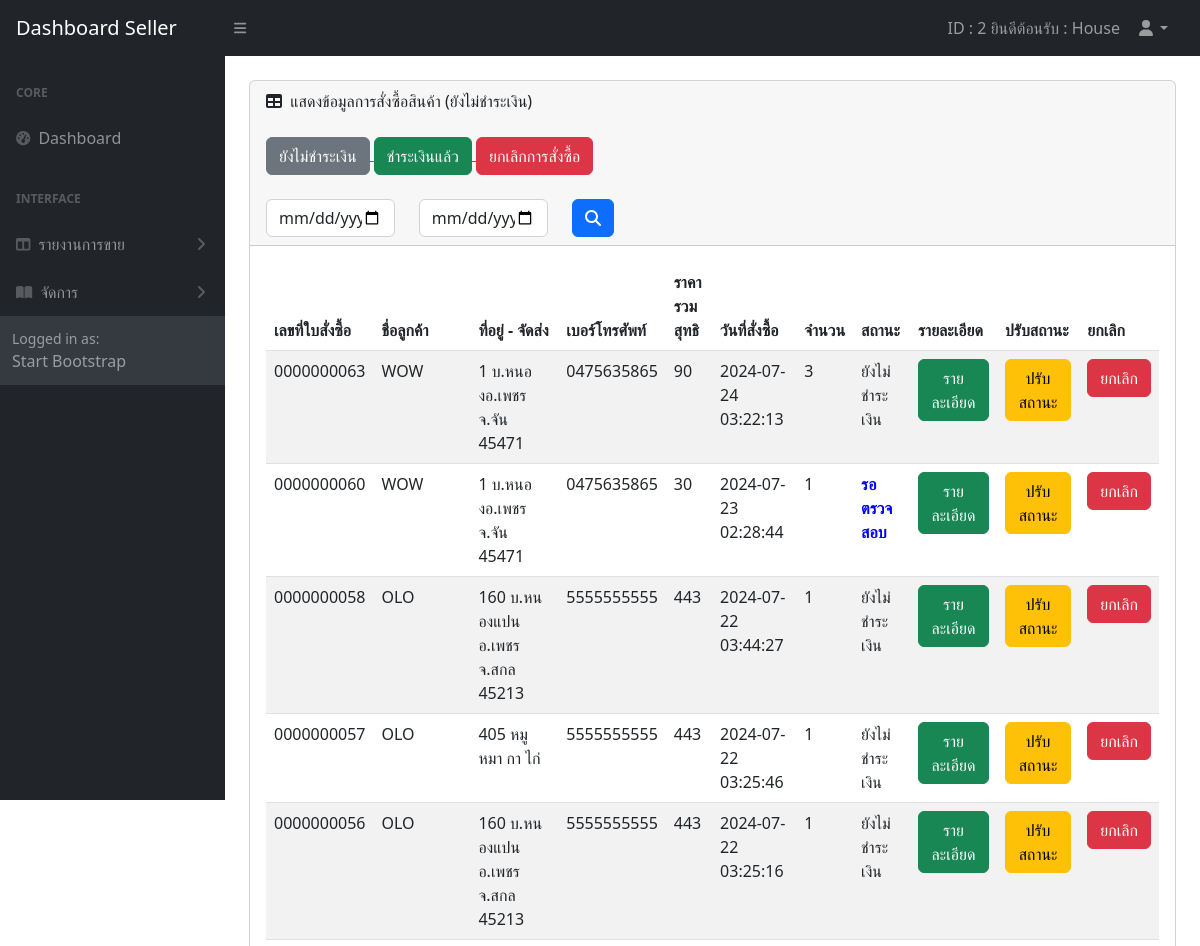
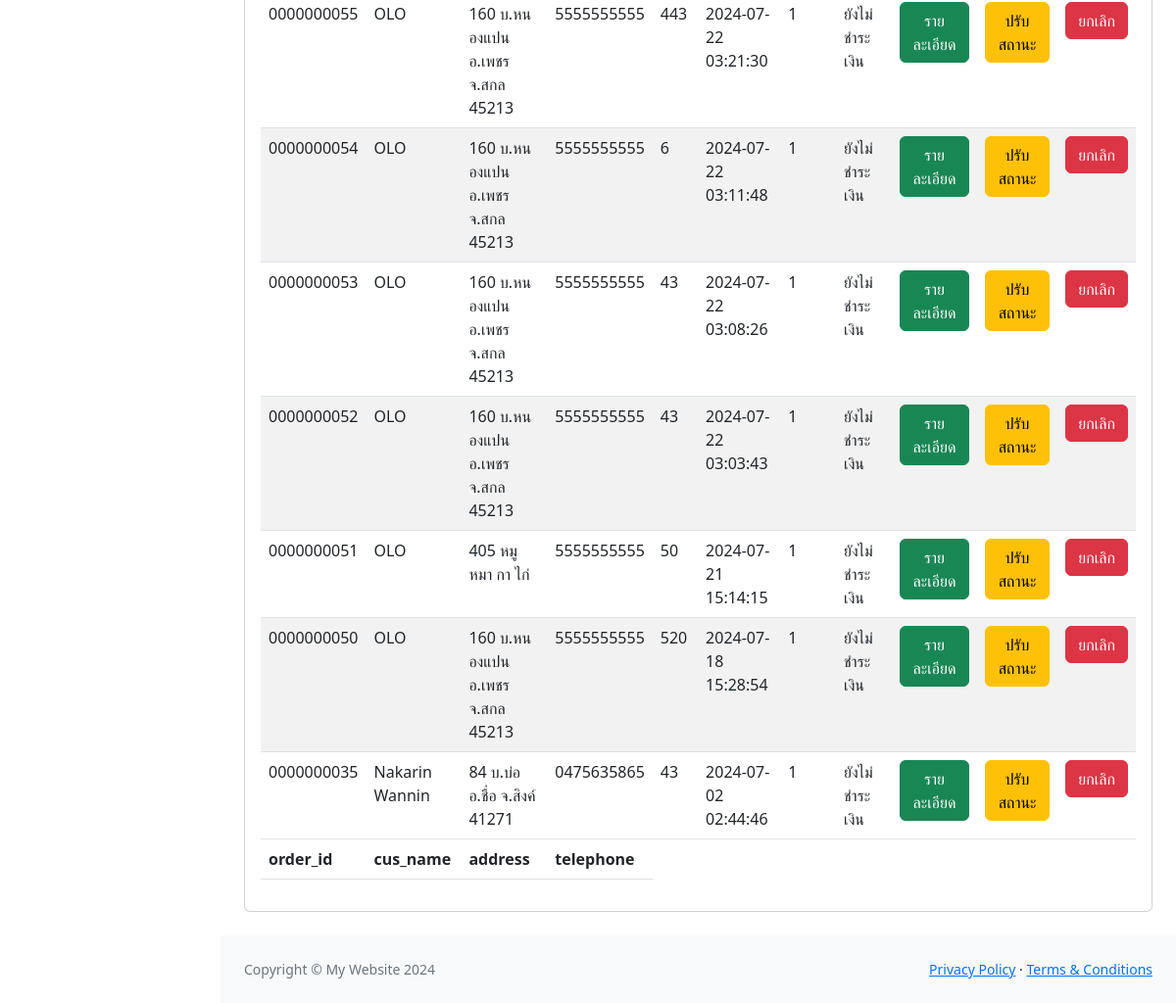
Screenshot of /Seller/report_order.php (signed in) with the database file from the repository (2 pictures, top to bottom).
### tables this page shows
CREATE TABLE `tb_order` (
  `order_id` int(10) UNSIGNED ZEROFILL NOT NULL,
  `id` int(10) NOT NULL COMMENT 'ID คนซื้อ',
  `cus_name` varchar(60) NOT NULL,
  `address` text NOT NULL,
  `telephone` varchar(10) NOT NULL,
  `total_price` float NOT NULL,
  `order_status` varchar(1) NOT NULL COMMENT '0=ยกเลิกสินค้า\r\n1=ยังไม่ชำระเงิน\r\n2=ชำระเงิน\r\n3=รอตรวจสอบ',
  `reg_date` timestamp NOT NULL DEFAULT current_timestamp(),
  `dateMonth` varchar(30) NOT NULL,
  `zipcode` int(5) NOT NULL
);

CREATE TABLE `user_form` (
  `id` int(255) NOT NULL,
  `username` varchar(255) NOT NULL,
  `name` varchar(255) NOT NULL,
  `email` varchar(255) NOT NULL,
  `telephone` varchar(10) NOT NULL,
  `password` varchar(255) NOT NULL,
  `user_type` varchar(255) NOT NULL,
  `bank` varchar(255) NOT NULL COMMENT 'ชื่อธนาคาร',
  `bank_number` varchar(10) NOT NULL COMMENT 'เลขที่บัญชี'
);

CREATE TABLE `order_detail` (
  `id_order_detail` int(11) NOT NULL,
  `item_amount` int(11) NOT NULL,
  `total` int(11) NOT NULL,
  `id_pro` int(11) NOT NULL,
  `id_order` int(11) NOT NULL
);

### Seller/report_order.php (the view, shortened to what this page needs)
<?php
$ids=$_SESSION["se_id"];
?>
<!DOCTYPE html>
<html lang="en">
    <head>
        <link href="https://cdn.jsdelivr.net/npm/simple-datatables@7.1.2/dist/style.min.css" rel="stylesheet" />
        <link href="css/styles.css" rel="stylesheet" />
    </head>
    <body class="sb-nav-fixed">
        <?php
        include 'menu1.php';
        ?>
            <div id="layoutSidenav_content">
                <main>
                    <div class="container-fluid px-4">
                        <div class="card mb-4 mt-4">
                            <div class="card-header">
                                <i class="fas fa-table me-1"></i>
                                แสดงข้อมูลการสั่งซื้อสินค้า (ยังไม่ชำระเงิน)
                            <div>
                                <br>
                            <a href="report_order.php" > <button type="button" class="btn btn-secondary">ยังไม่ชำระเงิน</button> </a>
                            <a href="report_order_yes.php" > <button type="button" class="btn btn-success">ชำระเงินแล้ว</button> </a>
                            <a href="report_order_no.php" > <button type="button" class="btn btn-danger">ยกเลิกการสั่งซื้อ</button> </a>
                            </div>
                            <br>
                            <div>
<form name="form1" method="POST" action="report_order.php">
<div class="row">
    <div class="col-sm-2">
      <input type="date" name="dt1" class="form-control">
    </div>
    <div class="col-sm-2">
    <input type="date" name="dt2" class="form-control">
    </div>
    <div class="col-sm-4">
    <button type="submit" class="btn btn-primary"><i class="fas fa-search"></i></button>
    </div>
  </div>
                            </form>
                            </div>
                            </div>
                            <div class="card-body">
                                <table id="datatablesSimple" class="table table-striped">
                                    <thead>
                                        <tr>
                                            <th>เลขที่ใบสั่งซื้อ</th>
                                            <th>ชื่อลูกค้า</th>
                                            <th>ที่อยู่ - จัดส่ง</th>
                                            <th>เบอร์โทรศัพท์</th>
                                            <th>ราคารวมสุทธิ</th>
                                            <th>วันที่สั่งซื้อ</th>
                                            <th>จำนวน</th>
                                            <th>สถานะ</th>
                                            <th>รายละเอียด</th>
                                            <th>ปรับสถานะ</th>
                                            <th>ยกเลิก</th>
                                        </tr>
                                    </thead>
                                    <tfoot>
                                        <tr>
                                            <th>order_id</th>
                                            <th>cus_name</th>
                                            <th>address</th>
                                            <th>telephone</th>
                                        </tr>
                                    </tfoot>
                                    <tbody>
<?php
$ddt1=@$_POST['dt1'];
$ddt2=@$_POST['dt2'];
$add_date= date('Y/m/d', strtotime($ddt2 . "+1 days"));
if(($ddt1 != "") & ($ddt2 != "")){
    echo "ค้นหาจากวันที่ $ddt1 ถึง $ddt2 " ;
    $sql = "select * from tb_order t,user_form u ,order_detail od,product p where t.id=u.id and t.order_id=od.id_order and od.id_pro=p.id_pro and id_user='$ids' order_status='1' or order_status='3' and reg_date BETWEEN '$ddt1' and '$add_date'
    group by t.order_id order by reg_date DESC";
}else{
    $sql = "select * from tb_order t,user_form u ,order_detail od,product p where t.id=u.id and t.order_id=od.id_order and od.id_pro=p.id_pro and id_user='$ids' and order_status='1' or order_status='3' group by t.order_id order by reg_date DESC";
}
$hand=mysqli_query($conn,$sql);
while($row=mysqli_fetch_array($hand)){
$status = $row['order_status'];
?>
                                        <tr>
                                            <td><?=$row['order_id']?></td>
                                            <td><?=$row['cus_name']?></td>
                                            <td><?=$row['address']?></td>
                                            <td><?=$row['telephone']?></td>
                                            <td><?=$row['total_price']?></td>
                                            <td><?=$row['reg_date']?></td>
                                            <td><?=$row['item_amount']?></td>
                                            <td>
                                            <?php
                                        if($status == 1){
                                            echo "ยังไม่ชำระเงิน";
                                        }else if($status == 2){
                                            echo "<b style='color:green '> ชำระเงินแล้ว </b> ";
                                        }else if($status == 0){
                                            echo "<b style='color:red '> ยกเลิกการสั่งซื้อ </b> ";
                                        }else if($status == 3){
                                            echo "<b style='color:blue '> รอตรวจสอบ </b> ";
                                        }
                                            ?>
                                            </td>
                                            <td><a href="report_order_detail.php?id=<?=$row['order_id']?>" class="btn btn-success">รายละเอียด</a></td>
                                            <td><a href="pay_order.php?id=<?=$row['order_id']?>" class="btn btn-warning">ปรับสถานะ</a></td>
                                            <td><a href="cancel_order.php?id=<?=$row['order_id']?>?ia=<?=$row['item_amount']?>?ip=<?=$row['id_pro']?>" class="btn btn-danger">ยกเลิก</a></td>
                                        </tr>
                                    <?php
                                    }
                                    ?>
                                </table>
                            </div>
                        </div>
                    </div>
                </main>
                <?php
        include 'footer.php';
        ?>
            </div>
        </div>
    </body>
</html>

### Seller/menu1.php (shortened to what this page needs)
<nav class="sb-topnav navbar navbar-expand navbar-dark bg-dark">
            <a class="navbar-brand ps-3" href="index.php">Dashboard Seller</a>
            <button class="btn btn-link btn-sm order-1 order-lg-0 me-4 me-lg-0" id="sidebarToggle" href="#!"><i class="fas fa-bars"></i></button>
            <ul class="navbar-nav ms-auto ms-md-0 me-3 me-lg-4">
            <?php
if(isset($_SESSION["se_name"])){
?>
        <li class="nav-item">
        <b class="nav-link" href="#"> ID : <?=$_SESSION["se_id"]?> ยินดีต้อนรับ : <?=$_SESSION["se_name"]?></b>
        </li>
<?php
}
?>
                <li class="nav-item dropdown">
                    <a class="nav-link dropdown-toggle" id="navbarDropdown" href="#" role="button" data-bs-toggle="dropdown" aria-expanded="false"><i class="fas fa-user fa-fw"></i></a>
                </li>
            </ul>
        </nav>
        <div id="layoutSidenav">
            <div id="layoutSidenav_nav">
                <nav class="sb-sidenav accordion sb-sidenav-dark" id="sidenavAccordion">
                    <div class="sb-sidenav-menu">
                        <div class="nav">
                            <div class="sb-sidenav-menu-heading">Core</div>
                            <a class="nav-link" href="index.php">
                                <div class="sb-nav-link-icon"><i class="fas fa-tachometer-alt"></i></div>
                                Dashboard
                            </a>
                            <div class="sb-sidenav-menu-heading">Interface</div>
                            <a class="nav-link collapsed" href="#" data-bs-toggle="collapse" data-bs-target="#collapseLayouts" aria-expanded="false" aria-controls="collapseLayouts">
                                <div class="sb-nav-link-icon"><i class="fas fa-columns"></i></div>
                                รายงานการขาย
                                <div class="sb-sidenav-collapse-arrow"><i class="fas fa-angle-down"></i></div>
                            </a>
                            <a class="nav-link collapsed" href="#" data-bs-toggle="collapse" data-bs-target="#collapsePages" aria-expanded="false" aria-controls="collapsePages">
                                <div class="sb-nav-link-icon"><i class="fas fa-book-open"></i></div>
                                จัดการ
                                <div class="sb-sidenav-collapse-arrow"><i class="fas fa-angle-down"></i></div>
                            </a>
                    </div>
                    <div class="sb-sidenav-footer">
                        <div class="small">Logged in as:</div>
                        Start Bootstrap
                    </div>
                </nav>
            </div>

### Seller/footer.php
<footer class="py-4 bg-light mt-auto">
                    <div class="container-fluid px-4">
                        <div class="d-flex align-items-center justify-content-between small">
                            <div class="text-muted">Copyright &copy; My Website 2024</div>
                            <div>
                                <a href="#">Privacy Policy</a>
                                &middot;
                                <a href="#">Terms &amp; Conditions</a>
                            </div>
                        </div>
                    </div>
                </footer>

### rows the page displays
tb_order: order_id "0000000063", cus_name "WOW", address "1 บ.หนองอ.เพชร จ.จัน 45471", user_form.telephone "0475635865", total_price "90", reg_date "2024-07-24 03:22:13", order_detail.item_amount "3", order_status "ยังไม่ชำระเงิน"
tb_order: order_id "0000000060", cus_name "WOW", address "1 บ.หนองอ.เพชร จ.จัน 45471", user_form.telephone "0475635865", total_price "30", reg_date "2024-07-23 02:28:44", order_detail.item_amount "1", order_status "รอตรวจสอบ"
tb_order: order_id "0000000058", cus_name "OLO", address "160 บ.หนองแปน อ.เพชร จ.สกล 45213", user_form.telephone "5555555555", total_price "443", reg_date "2024-07-22 03:44:27", order_detail.item_amount "1", order_status "ยังไม่ชำระเงิน"
tb_order: order_id "0000000057", cus_name "OLO", address "405 หมู หมา กา ไก่", user_form.telephone "5555555555", total_price "443", reg_date "2024-07-22 03:25:46", order_detail.item_amount "1", order_status "ยังไม่ชำระเงิน"
tb_order: order_id "0000000056", cus_name "OLO", address "160 บ.หนองแปน อ.เพชร จ.สกล 45213", user_form.telephone "5555555555", total_price "443", reg_date "2024-07-22 03:25:16", order_detail.item_amount "1", order_status "ยังไม่ชำระเงิน"
tb_order: order_id "0000000055", cus_name "OLO", address "160 บ.หนองแปน อ.เพชร จ.สกล 45213", user_form.telephone "5555555555", total_price "443", reg_date "2024-07-22 03:21:30", order_detail.item_amount "1", order_status "ยังไม่ชำระเงิน"
tb_order: order_id "0000000054", cus_name "OLO", address "160 บ.หนองแปน อ.เพชร จ.สกล 45213", user_form.telephone "5555555555", total_price "6", reg_date "2024-07-22 03:11:48", order_detail.item_amount "1", order_status "ยังไม่ชำระเงิน"
tb_order: order_id "0000000053", cus_name "OLO", address "160 บ.หนองแปน อ.เพชร จ.สกล 45213", user_form.telephone "5555555555", total_price "43", reg_date "2024-07-22 03:08:26", order_detail.item_amount "1", order_status "ยังไม่ชำระเงิน"
tb_order: order_id "0000000052", cus_name "OLO", address "160 บ.หนองแปน อ.เพชร จ.สกล 45213", user_form.telephone "5555555555", total_price "43", reg_date "2024-07-22 03:03:43", order_detail.item_amount "1", order_status "ยังไม่ชำระเงิน"
tb_order: order_id "0000000051", cus_name "OLO", address "405 หมู หมา กา ไก่", user_form.telephone "5555555555", total_price "50", reg_date "2024-07-21 15:14:15", order_detail.item_amount "1", order_status "ยังไม่ชำระเงิน"
tb_order: order_id "0000000050", cus_name "OLO", address "160 บ.หนองแปน อ.เพชร จ.สกล 45213", user_form.telephone "5555555555", total_price "520", reg_date "2024-07-18 15:28:54", order_detail.item_amount "1", order_status "ยังไม่ชำระเงิน"
tb_order: order_id "0000000035", cus_name "Nakarin Wannin", address "84 บ.บ่อ อ.ชื่อ จ.สิงค์ 41271", user_form.telephone "0475635865", total_price "43", reg_date "2024-07-02 02:44:46", order_detail.item_amount "1", order_status "ยังไม่ชำระเงิน"

### other values shown
$_SESSION["se_id"] "2"
$_SESSION["se_name"] "House"
